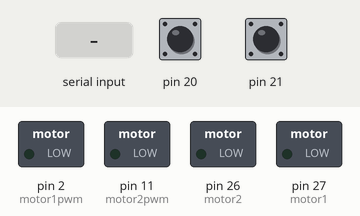
Recording of a sketch running on a simulated Arduino Mega 2560, built with avr-gcc and run on an emulated ATmega2560. Shown: switched loads named in the sketch (green lamp = pin HIGH). The test bench sets the inputs (shaded band); at power-on: pin 20 HIGH, pin 21 HIGH.

Above: at 1.2 s.
1.3 s: "1\n" received over Serial
At 2.1 s:
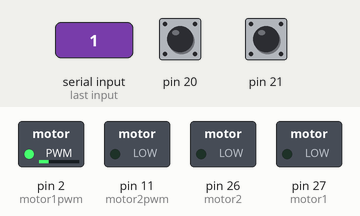
2.8 s: "5\n" received over Serial
At 3.2 s:
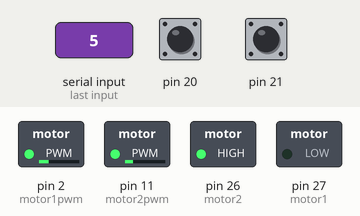
4.3 s: "3\n" received over Serial
At 5.5 s:
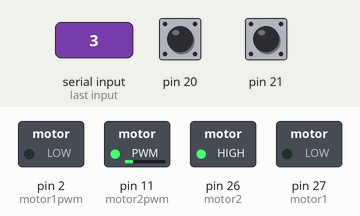
5.8 s: "6\n" received over Serial
At 6.7 s:
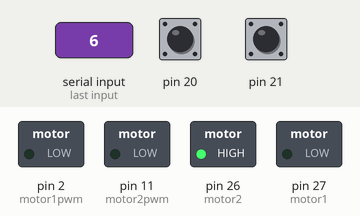
8.9 s: "1\n" received over Serial
At 10.2 s:
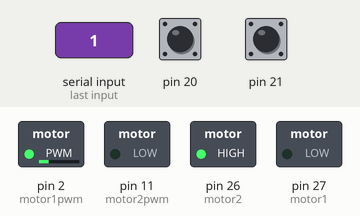
Timing chart, 0 to 11.4 s (numbered marks = the images above; inputs shaded):
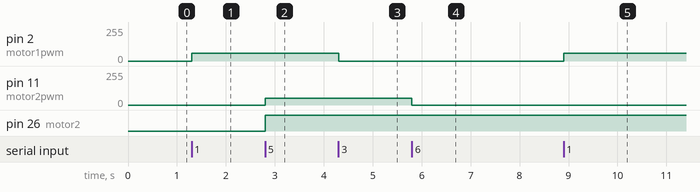

The sketch:

MoveTest1.ino
```cpp
#define motor1  27
#define motor2  26
#define motor1pwm  2
#define motor2pwm  11

float theta1c=0, theta2c=0;
int x;

volatile int temp1, counter1 = 0;
volatile int temp2 , counter2 = 0;

void setup() {
  Serial.begin(9600);
  //Pins for encoders
  pinMode(21, INPUT_PULLUP);
  pinMode(6, INPUT_PULLUP);
  attachInterrupt(2, ai2_1, RISING);


  pinMode(20, INPUT_PULLUP);
  pinMode(7, INPUT_PULLUP);
  attachInterrupt(3, ai3_1, RISING);

  //Pins for Motors
  pinMode(motor1, OUTPUT);
  pinMode(motor1pwm, OUTPUT);
  pinMode(motor2, OUTPUT);
  pinMode(motor2pwm, OUTPUT);

}

void loop() {
  if (Serial.available())
  {
    x = Serial.parseInt();
  }
    if (x) {
      if (x < 3)
      {
        digitalWrite(motor1, x - 1 );
        if(x==1)
        analogWrite(motor1pwm , 60);
        else
        analogWrite(motor1pwm , 30);

      }
      if(x == 3 || (-theta1c+26)>53.728){                   //53.728 54.6812
        analogWrite(motor1pwm , 0);
        x=3;
        }
      if(x>3 && x<6){
        digitalWrite(motor2, x - 4 );
        analogWrite(motor2pwm , 50);
        }
      if(x == 6 || (-theta2c/4)>42.68){               //42.68  45.57
        analogWrite(motor2pwm , 0);
        x=6;
        }
    }


  //Convert Encoder Output into angle
      if ( counter1 != temp1 ) {
        temp1 = counter1;
        if (counter1 > 600) {
          counter1 = 0;
         }
        theta1c = (counter1 * 0.6);
        Serial.println ("theta1");
        Serial.println (theta1c);
     }
      if ( counter2 != temp2 ) {
        temp2 = counter2;
        if (counter2 > 600) {
          counter2 = 0;
        }
        theta2c = (counter2 * 0.6);
        Serial.println ("theta2");
        Serial.println (theta2c/4);
      }
}

// Encoder1
void ai2_1() {
  if (digitalRead(6) == LOW) {
    counter1++;
  } else {
    counter1--;
  }
}

////  Encoder2
void ai3_1() {
  if (digitalRead(7) == LOW) {
    counter2++;
  } else {
    counter2--;
  }
}
```

Measured:
- after the input at 1.3 s, pin 2 (motor1pwm): 0/255 → 60/255 at once
- after the input at 2.8 s, pin 11 (motor2pwm): 0/255 → 50/255 at once; pin 26 (motor2): LOW → HIGH at once
- after the input at 4.3 s, pin 2 (motor1pwm): 60/255 → 0/255 at once
- after the input at 5.8 s, pin 11 (motor2pwm): 50/255 → 0/255 at once
- after the input at 8.9 s, pin 2 (motor1pwm): 0/255 → 60/255 at once
